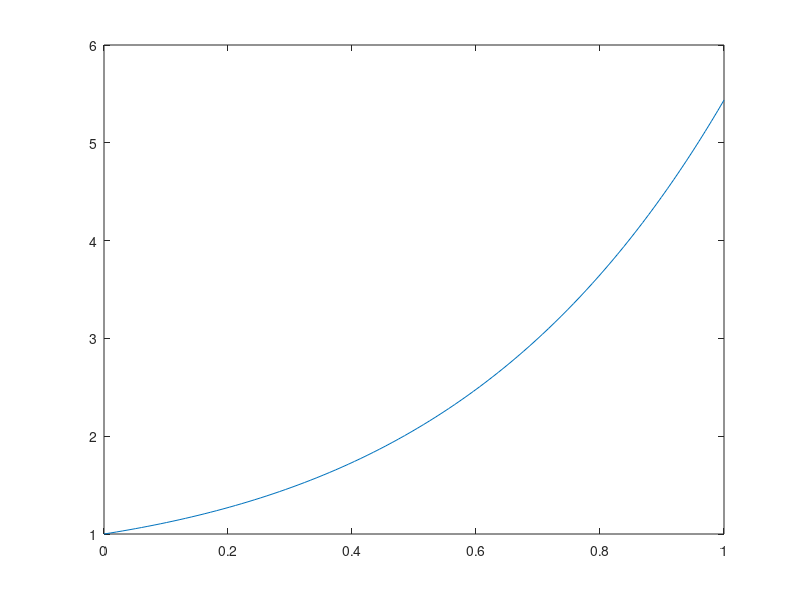

Write the MATLAB code that produced this figure. (Note: this script raises an error after producing the figure.)
clear;

xs = linspace(0,1,100);
f = @(x) exp(x).*(x.^2 + 1);

figure(10);
plot(xs,f(xs));
hold on
plot(xs,g(xs));
hold off